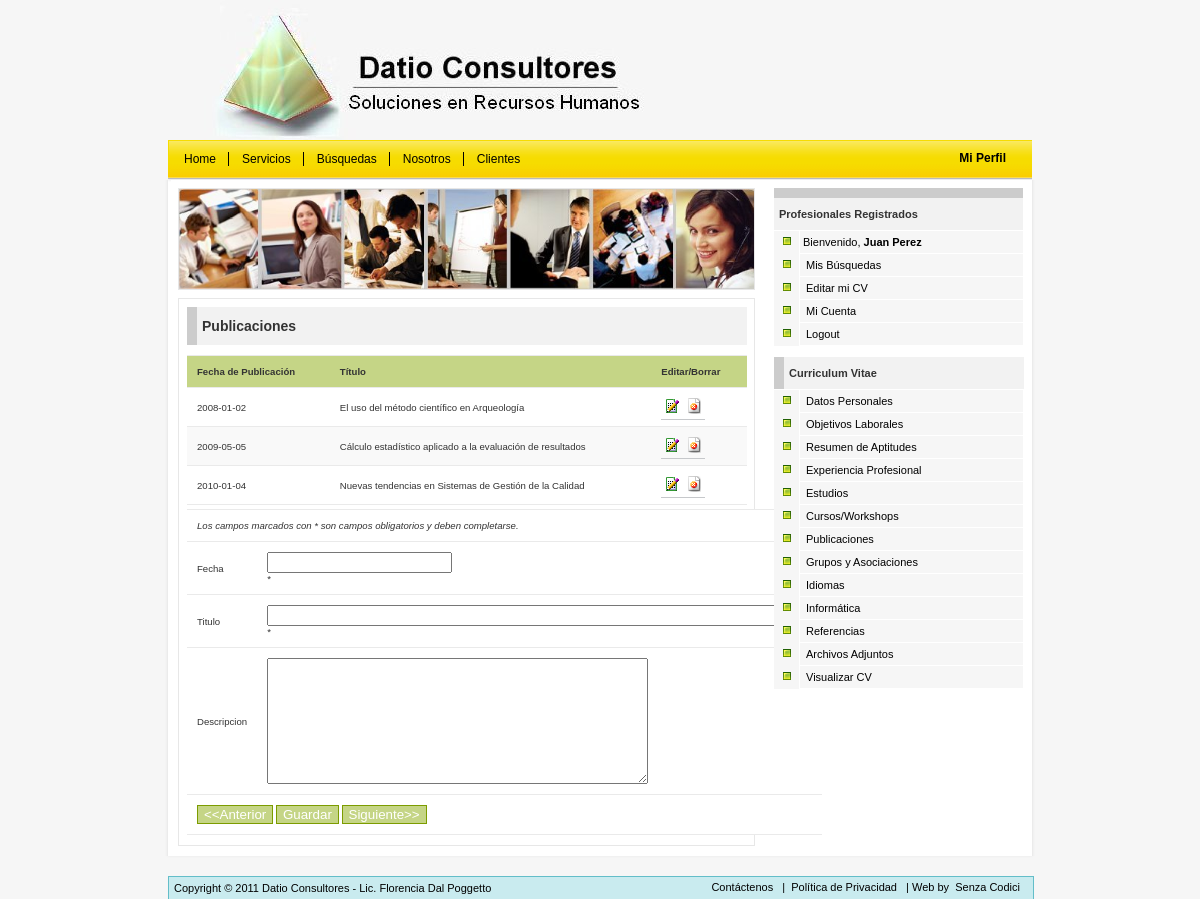
Page /publications.php (signed in) on the committed database.
### tables this page shows
CREATE TABLE `publication` (
  `id` int(11) NOT NULL AUTO_INCREMENT,
  `applicantid` int(11) NOT NULL,
  `pdate` date NOT NULL,
  `ptitle` varchar(255) NOT NULL,
  `description` text,
  PRIMARY KEY (`id`)
);

### includes/queryfunctions.php (called while the page is built, shortened)
<?php
function query($strsql,$conn)
{
	$rs = mysql_query($strsql,$conn);
	return $rs;
}
function fetch_object($rs)
{
	return mysql_fetch_object($rs);
}
?>

### publications.php (the view, shortened to what this page needs)
<?php
include_once('includes/queryfunctions.php');
include_once('includes/functions.php');
$conn = db_connect();
?>
</div>
<div id="content" >
<div id="contentdiv">
<div id="searchtable" >
<img src="images/people.jpg" alt="people" width="575" height="100" border="0" />
</div>
<div id="list">
<h2 class="title-bar">Publicaciones</h2>
<p class="Lastnews">
<?php
	$querystr="SELECT id,ptitle,pdate,description
		FROM publication
		WHERE publication.applicantid =  $_SESSION[userid]
		ORDER BY pdate ASC";
	$results=query($querystr,$conn);
	echo "<table border=\"0\" width=\"100%\">";
	echo "<tr class=\"boldtext\"><td>Fecha de Publicaci&oacute;n</td><td>T&iacute;tulo</td><td>Editar/Borrar</td></tr>";
	while ($profexper = fetch_object($results)){
		$j++;
		if($j%2==1){
			echo "<tr id=\"row$j\">";
		}else{
			echo "<tr id=\"row$j\" class=\"odd\">";
		}
			echo "<td align=\"left\">$profexper->pdate</td>
				<td align=\"left\">$profexper->ptitle</td>
				<td align=\"left\"><a name=\"editpublication\" href=\"publications.php?search=$profexper->id&action=Find\"><img src=\"images/edit.gif\" alt=\"Editar\" border=\"0\" width=\"16\" height=\"16\"/></a>";
			echo "<a name=\"deletepublication\" href=\"publications.php?search=$profexper->id&action=Delete\" onClick=\"Javascript:return confirm('Confirma que desea Borrar el Registro?','Confirmar Eliminar')\"><img src=\"images/delete.gif\" alt=\"Borrar\" border=\"0\" width=\"16\" height=\"16\"/></a></td>
			</tr>";
	}
	echo "</table>";
?>
<form action="publications.php" method="post" name="publications" id="publications" enctype="multipart/form-data">
<table border="0" width="100%">
    <tr>
      <td colspan="2"><em>Los campos marcados con <span class="warn">*</span> son campos obligatorios y deben completarse.</em></td>
    </tr>
    <tr>
      <td>Fecha</td>
      <td><input name="pdate" type="text" id="pdate" value="<?php echo dateconvert($publication->pdate,2); ?>"/>
        <div id="inf_pdate" class="warn">* </div></td>
    </tr>
    <tr>
      <td>Titulo</td>
      <td><input name="ptitle" type="text" id="ptitle" value="<?php echo $publication->ptitle; ?>" size="65"/>
        <div id="inf_ptitle" class="warn">* </div></td>
    </tr>
    <tr>
      <td>Descripcion </td>
      <td>
	  <textarea name="description" id="description" cols="45" rows="8"><?php echo $publication->description; ?></textarea>
	  </td>
    </tr>
    <tr align="center">
      <td colspan="2"><input type="submit" name="submit" value="&lt;&lt;Anterior" class="button"/>
        <input type="submit" name="submit" value="<?php echo $_GET["action"]=="Find" ? "Actualizar" : "Guardar"; ?>" onclick="return validateOnSubmit();" class="button"/>
        <input type="submit" name="submit" value="Siguiente&gt;&gt;" class="button" onClick="return confirm('Desea continuar sin guardar los cambios?','Confirmar Continuar');" />
		</td>
    </tr>
</table>
</form>
</p>
</div>
</div>
</div>

### css/jobsite-style.css (style rules this page uses)
body { background-color:#f6f6f6; margin: 0; }
#content { background-image:url(../images/background.gif); background-repeat:repeat-y; background-position:center; width:872px; margin-left: auto; margin-right: auto; overflow: auto; }
table { font: 75% Verdana, Arial, Helvetica, sans-serif, sans-serif; padding: 0; margin-left: 8px; margin-top:0px; margin-bottom:4px; width:560px; border-collapse: collapse; color: #333; background: #F3F5F7; }
table a { color: #3A4856; text-decoration: none; border-bottom: 1px solid #C6C8CB; }
table tbody td, table tbody th { padding: 10px; border-left:none; border-right:none; border-top:1px solid #eaeaea; text-align: left; font-size:13px; }
table tbody tr { background: #Fff; }
table tbody tr.odd { background: #f9f9f9; }
table tbody tr.boldtext { font-weight:bold; background: #c5d586; }
h2.title-bar { margin:8px; margin-bottom:1px; width:230px; padding:5px; font-weight:bold; font-size:1.1em; line-height:2.0em; color:#333; background:#f2f2f2 ; border:1px solid #ccc; border-width:0 0 0 10px; font-family:Verdana, Arial, Helvetica, sans-serif; font-size:11px; display:block; }
#list table td { font-size:0.8em; }
#list { float:left; background-color:#fff; border:1px solid #e7e7e7; padding:0px; margin-left:14px; margin-top:8px; margin-bottom:10px; width:575px; }
#list h2 { font-family:Verdana, Arial, Helvetica, sans-serif; font-size:14px; width:540px; }
#list p { margin-left:10px; padding-left:10px; padding-right:10px; margin-top:10px; margin-bottom:10px; font-family:Verdana, Arial, Helvetica, sans-serif; font-size:11px; }
#searchtable { float:left; background-color:#f2f2f2; border:1px solid #e7e7e7; margin-left:14px; margin-top:8px; width:575px; height:100px; }
input.button { border:1px solid #7c9c00; background-color:#c5d586; color:#FFFFFF; padding:0.09em -0.5em; font-family:Verdana, Arial, Helvetica, sans-serif; }
a:link { color: #000; padding:3px; text-decoration: none; }

### rows in the picture
publication: pdate "2008-01-02", ptitle "El uso del método científico en Arqueología"
publication: pdate "2009-05-05", ptitle "Cálculo estadístico aplicado a la evaluación de resultados"
publication: pdate "2010-01-04", ptitle "Nuevas tendencias en Sistemas de Gestión de la Calidad"

### other values in the picture
$_SESSION["user"] "Juan Perez"
$titulo "Curriculum Vitae"
WEBSITE_NAME "Datio Consultores"
WEBSITE_CONTACT "Lic. Florencia Dal Poggetto"
